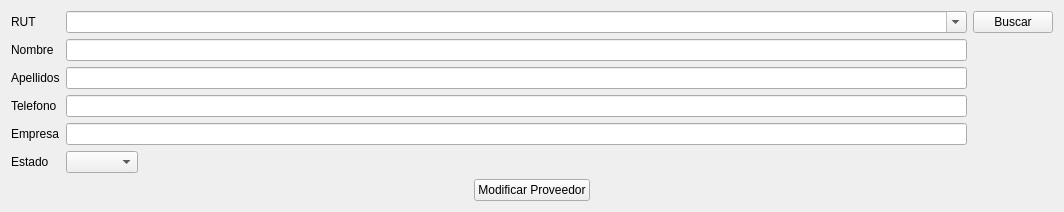
      <widget class="QWidget" name="page_6">
       <layout class="QGridLayout" name="gridLayout_19">
        <item row="1" column="0">
         <spacer name="horizontalSpacer_10">
          <property name="orientation">
           <enum>Qt::Horizontal</enum>
          </property>
          <property name="sizeHint" stdset="0">
           <size>
            <width>457</width>
            <height>20</height>
           </size>
          </property>
         </spacer>
        </item>
        <item row="1" column="1">
         <widget class="QPushButton" name="modificarProv">
          <property name="sizePolicy">
           <sizepolicy hsizetype="Fixed" vsizetype="Fixed">
            <horstretch>0</horstretch>
            <verstretch>0</verstretch>
           </sizepolicy>
          </property>
          <property name="text">
           <string>Modificar Proveedor</string>
          </property>
          <property name="autoDefault">
           <bool>true</bool>
          </property>
         </widget>
        </item>
        <item row="1" column="2">
         <spacer name="horizontalSpacer_11">
          <property name="orientation">
           <enum>Qt::Horizontal</enum>
          </property>
          <property name="sizeHint" stdset="0">
           <size>
            <width>457</width>
            <height>20</height>
           </size>
          </property>
         </spacer>
        </item>
        <item row="0" column="0" colspan="3">
         <layout class="QGridLayout" name="gridLayout_7">
          <item row="0" column="0">
           <widget class="QLabel" name="label_14">
            <property name="sizePolicy">
             <sizepolicy hsizetype="Preferred" vsizetype="Fixed">
              <horstretch>0</horstretch>
              <verstretch>0</verstretch>
             </sizepolicy>
            </property>
            <property name="text">
             <string>RUT</string>
            </property>
           </widget>
          </item>
          <item row="1" column="0">
           <widget class="QLabel" name="label_15">
            <property name="sizePolicy">
             <sizepolicy hsizetype="Preferred" vsizetype="Fixed">
              <horstretch>0</horstretch>
              <verstretch>0</verstretch>
             </sizepolicy>
            </property>
            <property name="text">
             <string>Nombre</string>
            </property>
           </widget>
          </item>
          <item row="1" column="1">
           <widget class="QLineEdit" name="nombreProv_2"/>
          </item>
          <item row="2" column="0">
           <widget class="QLabel" name="label_60">
            <property name="sizePolicy">
             <sizepolicy hsizetype="Preferred" vsizetype="Fixed">
              <horstretch>0</horstretch>
              <verstretch>0</verstretch>
             </sizepolicy>
            </property>
            <property name="text">
             <string>Apellidos</string>
            </property>
           </widget>
          </item>
          <item row="2" column="1">
           <widget class="QLineEdit" name="apellidoProv_2"/>
          </item>
          <item row="3" column="0">
           <widget class="QLabel" name="label_13">
            <property name="sizePolicy">
             <sizepolicy hsizetype="Preferred" vsizetype="Fixed">
              <horstretch>0</horstretch>
              <verstretch>0</verstretch>
             </sizepolicy>
            </property>
            <property name="text">
             <string>Telefono</string>
            </property>
           </widget>
          </item>
          <item row="3" column="1">
           <widget class="QLineEdit" name="fonoProv_2"/>
          </item>
          <item row="4" column="0">
           <widget class="QLabel" name="label_59">
            <property name="sizePolicy">
             <sizepolicy hsizetype="Preferred" vsizetype="Fixed">
              <horstretch>0</horstretch>
              <verstretch>0</verstretch>
             </sizepolicy>
            </property>
            <property name="text">
             <string>Empresa</string>
            </property>
           </widget>
          </item>
          <item row="4" column="1">
           <widget class="QLineEdit" name="nombreEmpProv_2"/>
          </item>
          <item row="5" column="1">
           <widget class="QComboBox" name="estadoProveedor">
            <property name="sizePolicy">
             <sizepolicy hsizetype="Fixed" vsizetype="Fixed">
              <horstretch>0</horstretch>
              <verstretch>0</verstretch>
             </sizepolicy>
            </property>
           </widget>
          </item>
          <item row="5" column="0">
           <widget class="QLabel" name="label_62">
            <property name="sizePolicy">
             <sizepolicy hsizetype="Preferred" vsizetype="Fixed">
              <horstretch>0</horstretch>
              <verstretch>0</verstretch>
             </sizepolicy>
            </property>
            <property name="text">
             <string>Estado</string>
            </property>
           </widget>
          </item>
          <item row="0" column="1">
           <widget class="QComboBox" name="listaProv">
            <property name="editable">
             <bool>true</bool>
            </property>
           </widget>
          </item>
          <item row="0" column="2">
           <widget class="QPushButton" name="buscarProv">
            <property name="sizePolicy">
             <sizepolicy hsizetype="Fixed" vsizetype="Fixed">
              <horstretch>0</horstretch>
              <verstretch>0</verstretch>
             </sizepolicy>
            </property>
            <property name="text">
             <string>Buscar</string>
            </property>
           </widget>
          </item>
         </layout>
        </item>
       </layout>
      </widget>
